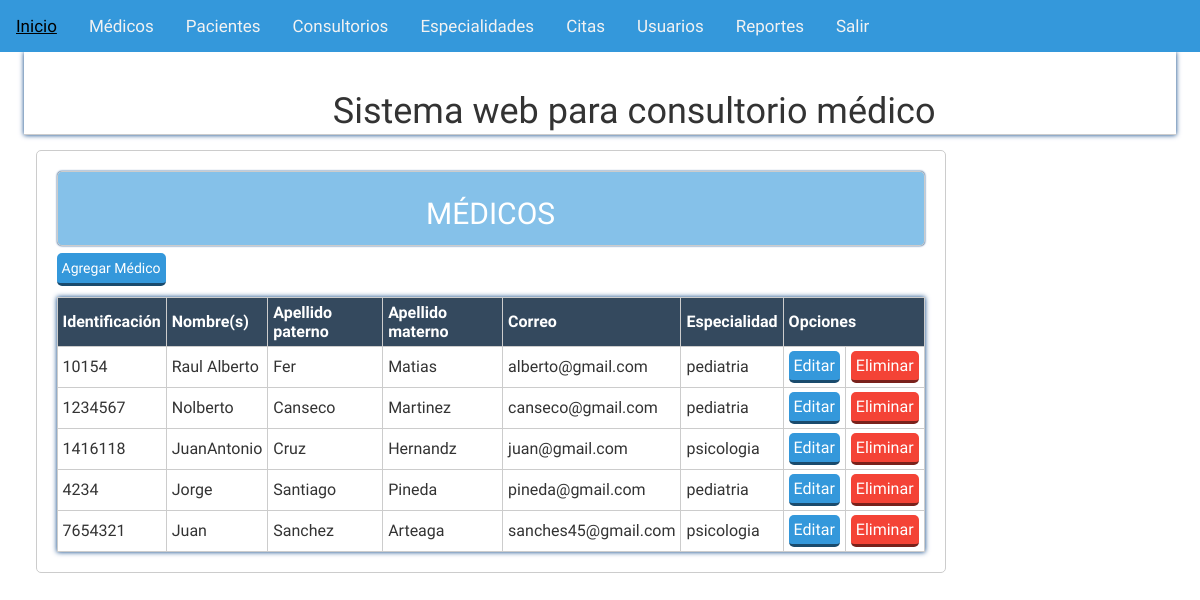
Screenshot of /Consultorio1/vista/medicos_vista.php with the database file from the repository.
### tables this page shows
CREATE TABLE `medicos` (
  `idMedico` int(11) NOT NULL AUTO_INCREMENT,
  `medidentificacion` char(15) NOT NULL,
  `mednombres` varchar(50) NOT NULL,
  `medapellidopat` varchar(50) NOT NULL,
  `medapellidomat` varchar(45) DEFAULT NULL,
  `medEspecialidad` varchar(50) NOT NULL,
  `medtelefono` char(15) NOT NULL,
  `medcorreo` varchar(50) NOT NULL,
  PRIMARY KEY (`idMedico`),
  UNIQUE KEY `medidentificacion` (`medidentificacion`)
);

### Consultorio1/vista/medicos_vista.php (the view, shortened to what this page needs)
<?php
try{
	$conexion = new PDO('mysql:host=localhost;dbname=centromedico','root','12345');
}catch(PDOException $e){
	echo "Error: ". $e->getMessage();
}
$consulta = $conexion -> prepare("SELECT * FROM medicos ORDER BY medidentificacion");
$consulta ->execute();
$consulta = $consulta ->fetchAll();
?>
<?php include 'plantillas/header.php'; ?>
	<section class="main">
		<div class="wrapp">
			<?php include 'plantillas/nav.php'; ?>
				<article>
					<div class="mensaje">
						<h2>MÉDICOS</h2>
					</div>
						<a href="agregarmedicos.php"class="agregar">Agregar Médico</a>
						<table class="tabla">
						  <tr>
							<th>Identificación</th>
							<th>Nombre(s)</th>
							<th>Apellido paterno</th>
							<th>Apellido materno</th>
							<th>Correo</th>
							<th>Especialidad</th>
							<th colspan ="2">Opciones</th>
						  </tr>
						<?php foreach ($consulta as $Sql): ?>
						<tr >
						<?php echo "<td class='mayusculas'>". $Sql['medidentificacion']. "</td>"; ?>
						<?php echo "<td class='mayusculas'>". $Sql['mednombres']. "</td>"; ?>
						<?php echo "<td class='mayusculas'>". $Sql['medapellidopat']. "</td>"; ?>
						<?php echo "<td class='mayusculas'>". $Sql['medapellidomat']. "</td>"; ?>
						<?php echo "<td>". $Sql['medcorreo']. "</td>"; ?>
						<?php echo "<td >". $Sql['medEspecialidad']. "</td>"; ?>
						<?php echo "<td class='centrar'>"."<a href='actualizarmedico.php?idMedico=".$Sql['idMedico']."' class='editar'>Editar</a>". "</td>"; ?>
						<?php echo "<td class='centrar'>"."<a onclick=msg(".$Sql['idMedico'].") class='eliminar'>Eliminar</a>". "</td>"; ?>
						</tr>
						<?php endforeach; ?>
						</table>
				</article>
	</section>
<?php include 'plantillas/footer.php'; ?>
</body>
</html>

### Consultorio1/vista/plantillas/header.php
<div class="barra">
		<a href="index.php" title="CenterMedicine"><i class="activado"></i> Inicio</a>
		<a href="medicos.php" title="Medicos">Médicos</a>
		<a href="pacientes.php" title="Pacientes">Pacientes</a>
		<a href="consultorios.php" title="Consultorios">Consultorios</a>
           <a href="especialidades.php" >Especialidades</a>
           <a href="citas.php" title="Citas">Citas</a>
		<a href="usuarios.php" title="Usuarios">Usuarios</a>
           <a href="reporte.php" title="Reportes">Reportes</a>
           <a href="cerrar.php" title="Cerrar Sesion"> Salir</a>
</div>

### Consultorio1/vista/plantillas/nav.php (shortened to what this page needs)
<!DOCTYPE html>
<html lang="en">
<head>
	<link rel="stylesheet" href="css/estiloss.css">
	<link rel="stylesheet" href="path/to/font-awesome/css/font-awesome.min.css">
</head>
<body bgcolor="AF7AC5">
    <header>
		<div class="wrapp">
			<h1>&nbsp  &nbsp  &nbsp  &nbsp  &nbsp  &nbsp  &nbsp  &nbsp  &nbsp  &nbsp  &nbsp  &nbsp   &nbsp &nbsp  &nbsp  &nbsp  Sistema web para consultorio médico</h1>
		</div>
	</header>

### Consultorio1/vista/plantillas/footer.php (shortened to what this page needs)
<link href="//maxcdn.bootstrapcdn.com/bootstrap/3.3.0/css/bootstrap.min.css" rel="stylesheet" id="bootstrap-css">

### Consultorio1/css/estiloss.css (style rules this page uses)
* { -webkit-box-sizing: border-box; -moz-box-sizing: border-box; box-sizing: border-box; margin:0px; padding:0px; font-family: 'Antic', sans-serif; }
body { background: rgba(0,0,0,.01); color:#000; }
.wrapp { padding: 0% 2%; width:100%; margin:auto; overflow: hidden; text-align:cente }
header { text-transform: none; width: 100%; height: 83px; padding:20px 0; overflow: hidden; font-size: 2.5em; border-bottom: 1px solid rgba(0,0,0,.2); margin-bottom:5px ; box-shadow: 0 0px 5px #013D82 !important; }
.mensaje { background: #85C1E9; padding:5px; color:#fff; border-radius:5px; text-align: center; font-size: 1.5em; margin-bottom: 5px; box-shadow: 0 0px 2px #013D82 !important; }
article a { display:block; font-weight: normal; }
article { margin: 10px 0px; margin-left:1%; float: left; width: 79%; padding:20px; background: rgb(255, 255, 255); border-radius:5px; }
article,aside, .mensaje { border:1px solid #ccc; }
article a { margin: 2px 0px; display:inline-block; padding: 5px; color: white; border-radius:5px; cursor:pointer; border-bottom: 3px solid rgba(0, 0, 0,.5); width:auto; text-decoration:none; text-align:center; position: relative; }
article .agregar { background:#3498DB; }
article .editar { background:#3498DB; }
article .eliminar { background:#F44336; }
footer li,a { text-decoration: none; color: #fff; }
.tabla { box-shadow: 0 0px 5px #013D82 !important; width:100%; margin-top: 1%; border-collapse: collapse; }
.tabla th { background: #34495E; padding: 5px; color:white; }
.centrar { text-align: center; }
.tabla td { padding: 2px 5px; }
.tabla td,th { border:1px solid #ccc; }
.mayusculas { text-transform: capitalize; }
a, .Dra { color: #34495E; }
.barra { background-color: #3498DB; overflow: hidden; }
.barra a { float: left; color: #f2f2f2; text-align: center; padding: 14px 16px; text-decoration: none; font-size: 17px; }

### rows the page displays
medicos: medidentificacion "10154", mednombres "Raul Alberto", medapellidopat "Fer", medapellidomat "Matias", medcorreo "alberto@gmail.com", medEspecialidad "pediatria"
medicos: medidentificacion "1234567", mednombres "Nolberto", medapellidopat "Canseco", medapellidomat "Martinez", medcorreo "canseco@gmail.com", medEspecialidad "pediatria"
medicos: medidentificacion "1416118", mednombres "JuanAntonio", medapellidopat "Cruz", medapellidomat "Hernandz", medcorreo "juan@gmail.com", medEspecialidad "psicologia"
medicos: medidentificacion "4234", mednombres "Jorge", medapellidopat "Santiago", medapellidomat "Pineda", medcorreo "pineda@gmail.com", medEspecialidad "pediatria"
medicos: medidentificacion "7654321", mednombres "Juan", medapellidopat "Sanchez", medapellidomat "Arteaga", medcorreo "sanches45@gmail.com", medEspecialidad "psicologia"
